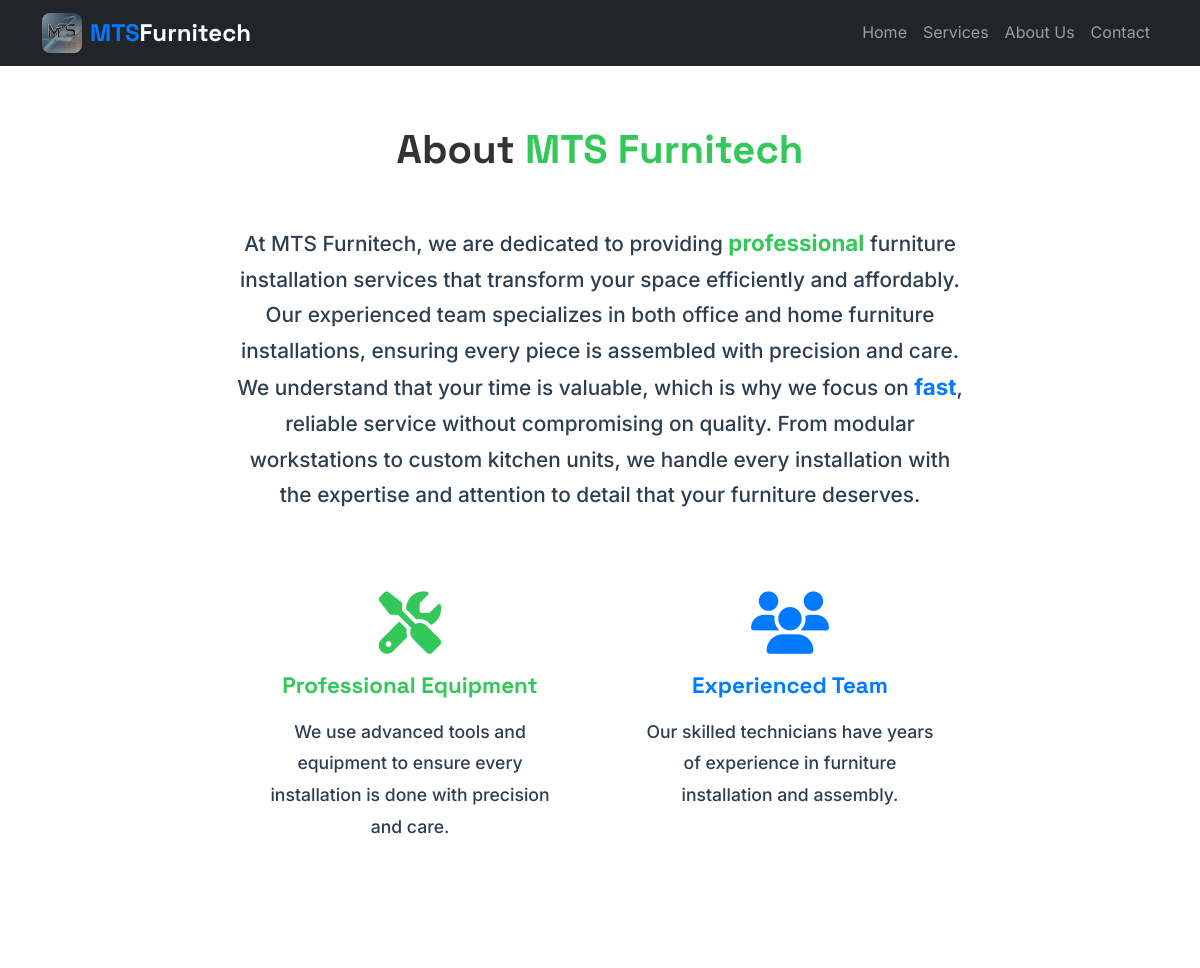
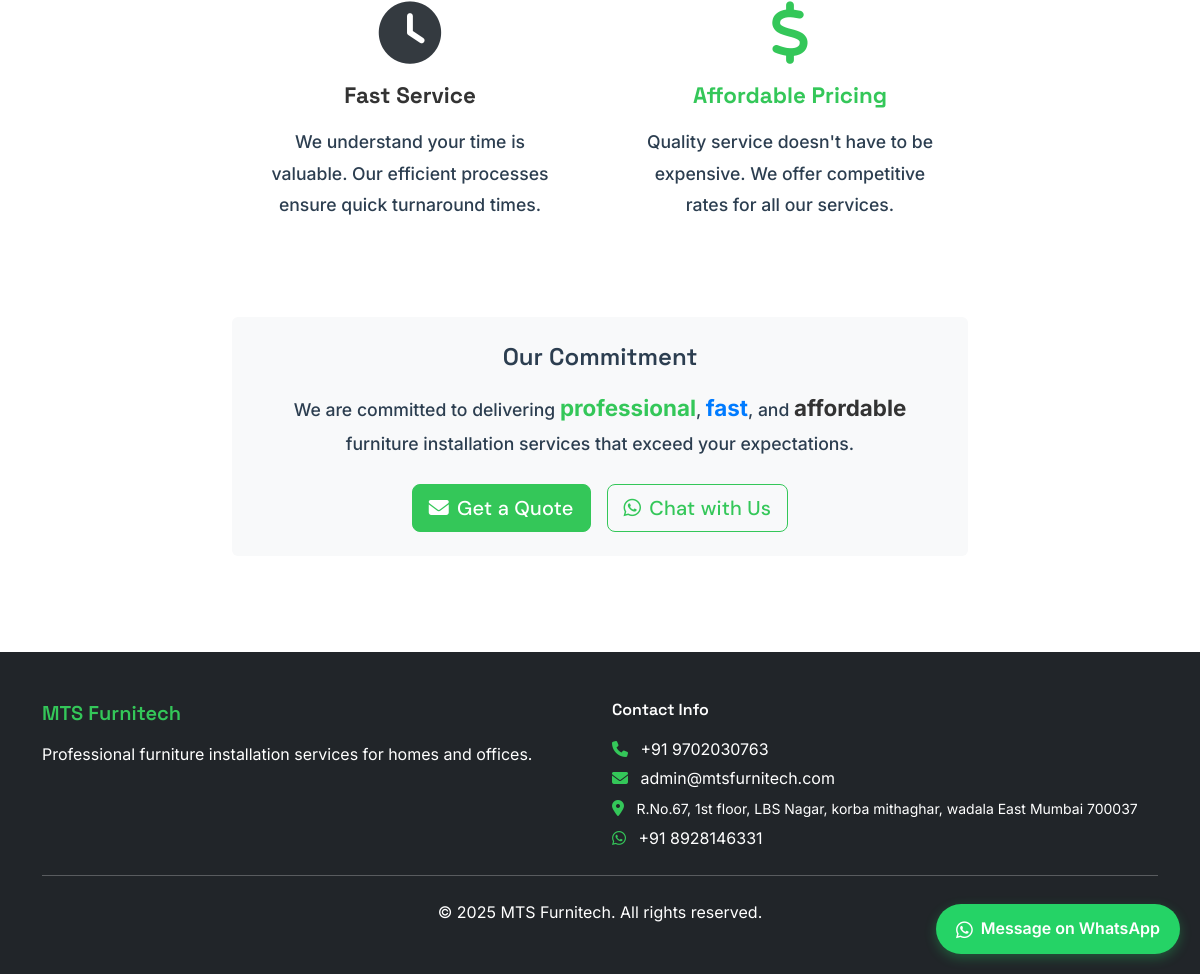
/about, run on the app's committed database (2 pictures, top to bottom).
### models.py (models this page shows)
class SiteSettings(db.Model):
    id = db.Column(db.Integer, primary_key=True)
    logo_path = db.Column(db.String(200))
    whatsapp_number = db.Column(db.String(20), default="+91XXXXXXXXXX")
    phone_number = db.Column(db.String(20), default="+91 9702030763")
    email = db.Column(db.String(100), default="admin@mtsfurnitech.com")
    address = db.Column(db.Text, default="R.No.67, 1st floor, LBS Nagar, korba mithaghar, wadala East Mumbai 700037")
    company_name = db.Column(db.String(100), default="MTS Furnitech")
    updated_at = db.Column(db.DateTime, default=datetime.utcnow, onupdate=datetime.utcnow)

class Content(db.Model):
    id = db.Column(db.Integer, primary_key=True)
    section = db.Column(db.String(50), nullable=False)  # 'home', 'about'
    content = db.Column(db.Text, nullable=False)
    created_at = db.Column(db.DateTime, default=datetime.utcnow)
    updated_at = db.Column(db.DateTime, default=datetime.utcnow, onupdate=datetime.utcnow)

### routes.py (the view)
@app.route('/about')
def about():
    settings = get_site_settings()
    content = get_content('about')
    return render_template('about.html', settings=settings, content=content)

### routes.py (called while the page is built, shortened)
def get_site_settings():
    settings = SiteSettings.query.first()
    if not settings:
        settings = SiteSettings()
        db.session.add(settings)
        db.session.commit()
    return settings

def get_content(section):
    content = Content.query.filter_by(section=section).first()
    return content

### templates/about.html
{% extends "base.html" %}
{% block content %}
<div class="container py-5">
    <div class="row">
        <div class="col-lg-8 mx-auto">
            <h1 class="text-center mb-5">About <span class="text-success fw-bold">MTS Furnitech</span></h1>
            <div class="about-content">
                <div class="mb-5 text-center">
                    {{ content.content | safe }}
                </div>
                <div class="row mb-5">
                    <div class="col-md-6">
                        <div class="feature-box">
                            <i class="fas fa-tools fa-3x text-success mb-3"></i>
                            <h4 class="fw-bold text-success">Professional Equipment</h4>
                            <p>We use advanced tools and equipment to ensure every installation is done with precision and care.</p>
                        </div>
                    </div>
                    <div class="col-md-6">
                        <div class="feature-box">
                            <i class="fas fa-users fa-3x text-primary mb-3"></i>
                            <h4 class="fw-bold text-primary">Experienced Team</h4>
                            <p>Our skilled technicians have years of experience in furniture installation and assembly.</p>
                        </div>
                    </div>
                </div>
                <div class="row mb-5">
                    <div class="col-md-6">
                        <div class="feature-box">
                            <i class="fas fa-clock fa-3x text-dark mb-3"></i>
                            <h4 class="fw-bold text-dark">Fast Service</h4>
                            <p>We understand your time is valuable. Our efficient processes ensure quick turnaround times.</p>
                        </div>
                    </div>
                    <div class="col-md-6">
                        <div class="feature-box">
                            <i class="fas fa-dollar-sign fa-3x text-success mb-3"></i>
                            <h4 class="fw-bold text-success">Affordable Pricing</h4>
                            <p>Quality service doesn't have to be expensive. We offer competitive rates for all our services.</p>
                        </div>
                    </div>
                </div>
                <div class="text-center bg-light p-4 rounded">
                    <h3 class="mb-3">Our Commitment</h3>
                    <p class="mb-4">We are committed to delivering <span class="fw-bold text-success">professional</span>, <span class="fw-bold text-primary">fast</span>, and <span class="fw-bold text-dark">affordable</span> furniture installation services that exceed your expectations.</p>
                    <div class="d-flex justify-content-center gap-3 flex-wrap">
                        <a href="{{ url_for('contact') }}" class="btn btn-success btn-lg">
                            <i class="fas fa-envelope me-2"></i>Get a Quote
                        </a>
                        <a href="https://wa.me/{{ settings.whatsapp_number.replace('+', '').replace(' ', '') }}?text=Hello! I'd like to know more about your services." target="_blank" class="btn btn-outline-success btn-lg">
                            <i class="fab fa-whatsapp me-2"></i>Chat with Us
                        </a>
                    </div>
                </div>
            </div>
        </div>
    </div>
</div>
{% endblock %}

### templates/base.html (shortened to what this page needs)
<!DOCTYPE html>
<html lang="en">
<head>
    <link href="https://cdn.jsdelivr.net/npm/bootstrap@5.3.0/dist/css/bootstrap.min.css" rel="stylesheet">
    <link rel="stylesheet" href="https://cdnjs.cloudflare.com/ajax/libs/font-awesome/6.4.0/css/all.min.css">
    <link rel="stylesheet" href="{{ url_for('static', filename='css/style.css') }}">
</head>
<body>
    <nav class="navbar navbar-expand-lg navbar-dark bg-dark fixed-top">
        <div class="container">
            <a class="navbar-brand fw-bold d-flex align-items-center" href="{{ url_for('index') }}">
                <div class="logo-container me-2">
                    {% if settings.logo_path %}
                        <img src="{{ url_for('static', filename=settings.logo_path) }}" alt="MTS Furnitech" height="40" class="logo-image">
                    {% else %}
                        <div class="logo-placeholder">
                            <i class="fas fa-tools text-success"></i>
                        </div>
                    {% endif %}
                </div>
                <span class="text-primary">MTS</span> Furnitech
            </a>
            <div class="collapse navbar-collapse" id="navbarNav">
                <ul class="navbar-nav ms-auto">
                    <li class="nav-item">
                        <a class="nav-link" href="{{ url_for('index') }}">Home</a>
                    </li>
                    <li class="nav-item">
                        <a class="nav-link" href="{{ url_for('services') }}">Services</a>
                    </li>
                    <li class="nav-item">
                        <a class="nav-link" href="{{ url_for('about') }}">About Us</a>
                    </li>
                    <li class="nav-item">
                        <a class="nav-link" href="{{ url_for('contact') }}">Contact</a>
                    </li>
                </ul>
            </div>
        </div>
    </nav>
    <main class="main-content">
        {% block content %}{% endblock %}
    </main>
    <footer class="bg-dark text-white py-5 mt-5">
        <div class="container">
            <div class="row">
                <div class="col-md-6">
                    <h5 class="text-success">MTS Furnitech</h5>
                    <p class="mb-3">Professional furniture installation services for homes and offices.</p>
                </div>
                <div class="col-md-6">
                    <h6>Contact Info</h6>
                    <p class="mb-1">
                        <i class="fas fa-phone text-success me-2"></i>
                        <a href="tel:{{ settings.phone_number.replace(' ', '').replace('-', '') }}" class="text-white text-decoration-none">{{ settings.phone_number }}</a>
                    </p>
                    <p class="mb-1">
                        <i class="fas fa-envelope text-success me-2"></i>
                        <a href="mailto:{{ settings.email }}" class="text-white text-decoration-none">{{ settings.email }}</a>
                    </p>
                    <p class="mb-1">
                        <i class="fas fa-map-marker-alt text-success me-2"></i>
                        <small>{{ settings.address }}</small>
                    </p>
                    <p class="mb-0">
                        <i class="fab fa-whatsapp text-success me-2"></i>
                        <a href="https://wa.me/{{ settings.whatsapp_number.replace('+', '').replace(' ', '') }}" class="text-white text-decoration-none">
                            {{ settings.whatsapp_number }}
                        </a>
                    </p>
                </div>
            </div>
            <hr class="my-4">
            <div class="text-center">
                <p class="mb-0">&copy; 2025 MTS Furnitech. All rights reserved.</p>
            </div>
        </div>
    </footer>
    <div class="whatsapp-float">
        <a href="https://wa.me/{{ settings.whatsapp_number.replace('+', '').replace(' ', '') }}?text=Hello! I'm interested in your furniture installation services." target="_blank" class="whatsapp-btn">
            <i class="fab fa-whatsapp"></i>
            <span>Message on WhatsApp</span>
        </a>
    </div>
</body>
</html>

### static/css/style.css (style rules this page uses)
:root { --primary-green: #34C759; --primary-blue: #007bff; --dark-gray: #333333; --light-gray: #F7F7F7; --success-green: #34C759; --warning-yellow: #FFC107; }
body { font-family: 'Inter', -apple-system, BlinkMacSystemFont, sans-serif; font-weight: 400; line-height: 1.6; color: var(--dark-gray); }
h1, h2, h3, h4, h5, h6 { font-family: 'Space Grotesk', -apple-system, BlinkMacSystemFont, sans-serif; font-weight: 600; line-height: 1.3; margin-bottom: 1rem; }
h1 { font-weight: 700; font-size: 2.5rem; }
h3 { font-weight: 600; font-size: 1.5rem; }
h4 { font-weight: 500; font-size: 1.25rem; }
.btn { font-family: 'DM Sans', sans-serif; font-weight: 500; letter-spacing: 0.01em; border-radius: 8px; }
.navbar-brand { font-family: 'Space Grotesk', sans-serif; font-weight: 700; }
.main-content { padding-top: 76px; }
.about-content { max-width: 800px; margin: 0 auto; font-size: 1.3rem; color: #2c3e50; font-weight: 500; line-height: 1.7; }
.about-content .fw-bold { font-weight: 700 !important; font-size: 1.4rem; }
.about-content .text-success { color: var(--primary-green) !important; }
.about-content .text-primary { color: var(--primary-blue) !important; }
.about-content .text-dark { color: #343a40 !important; }
.text-center h2, .text-center h3 { font-family: 'Space Grotesk', sans-serif; }
.feature-box { text-align: center; padding: 2rem; border-radius: 10px; transition: all 0.3s ease; }
.whatsapp-float { position: fixed; bottom: 20px; right: 20px; z-index: 1000; }
.whatsapp-btn { background-color: #25d366; color: white; border-radius: 50px; padding: 12px 20px; text-decoration: none; display: flex; align-items: center; gap: 8px; box-shadow: 0 4px 12px rgba(37, 211, 102, 0.3); transition: all 0.3s ease; font-weight: 600; }
.whatsapp-btn i { font-size: 1.2rem; }
.btn-success { background-color: var(--primary-green); border-color: var(--primary-green); }
.btn-outline-success { color: var(--primary-green); border-color: var(--primary-green); }
.text-success { color: var(--primary-green) !important; }
.text-primary { color: var(--primary-blue) !important; }
.text-dark { color: var(--dark-gray) !important; }
.fw-bold { font-weight: 700 !important; }
.about-content p { font-size: 1.1rem; line-height: 1.8; }
.about-content .fw-bold.text-success { color: var(--primary-green) !important; }
.about-content .fw-bold.text-primary { color: var(--primary-blue) !important; }
.about-content .fw-bold.text-dark { color: var(--dark-gray) !important; }
.navbar-brand { font-family: 'Space Grotesk', sans-serif; font-size: 1.5rem; font-weight: 700; }
.logo-container { width: 40px; height: 40px; display: flex; align-items: center; justify-content: center; }
.logo-image { border-radius: 8px; object-fit: contain; }
footer { background-color: var(--dark-gray) !important; }
footer a { transition: color 0.3s ease; }
.animate-fade-up { animation: fadeInUp 0.6s ease-out; }
.btn { transition: all 0.3s ease; }

### data on the page
SiteSettings: logo_path (picture), phone_number "+91 9702030763", email "admin@mtsfurnitech.com", address "R.No.67, 1st floor, LBS Nagar, korba mithaghar, wadala East Mumbai 700037", whatsapp_number "+91 8928146331"
Content: content "At MTS Furnitech, we are dedicated to providing professional furniture installation services that transform your space efficiently and affordably. Our experienced team specializes in both office and home furniture installations, ensuring every piece is assembled with precision and care. We understand that your time is valuable, which is why we focus on fast , reliable service without compromising on quality. From modular workstations to custom kitchen units, we handle every installation with the expertise and attention to detail that your furniture deserves."
